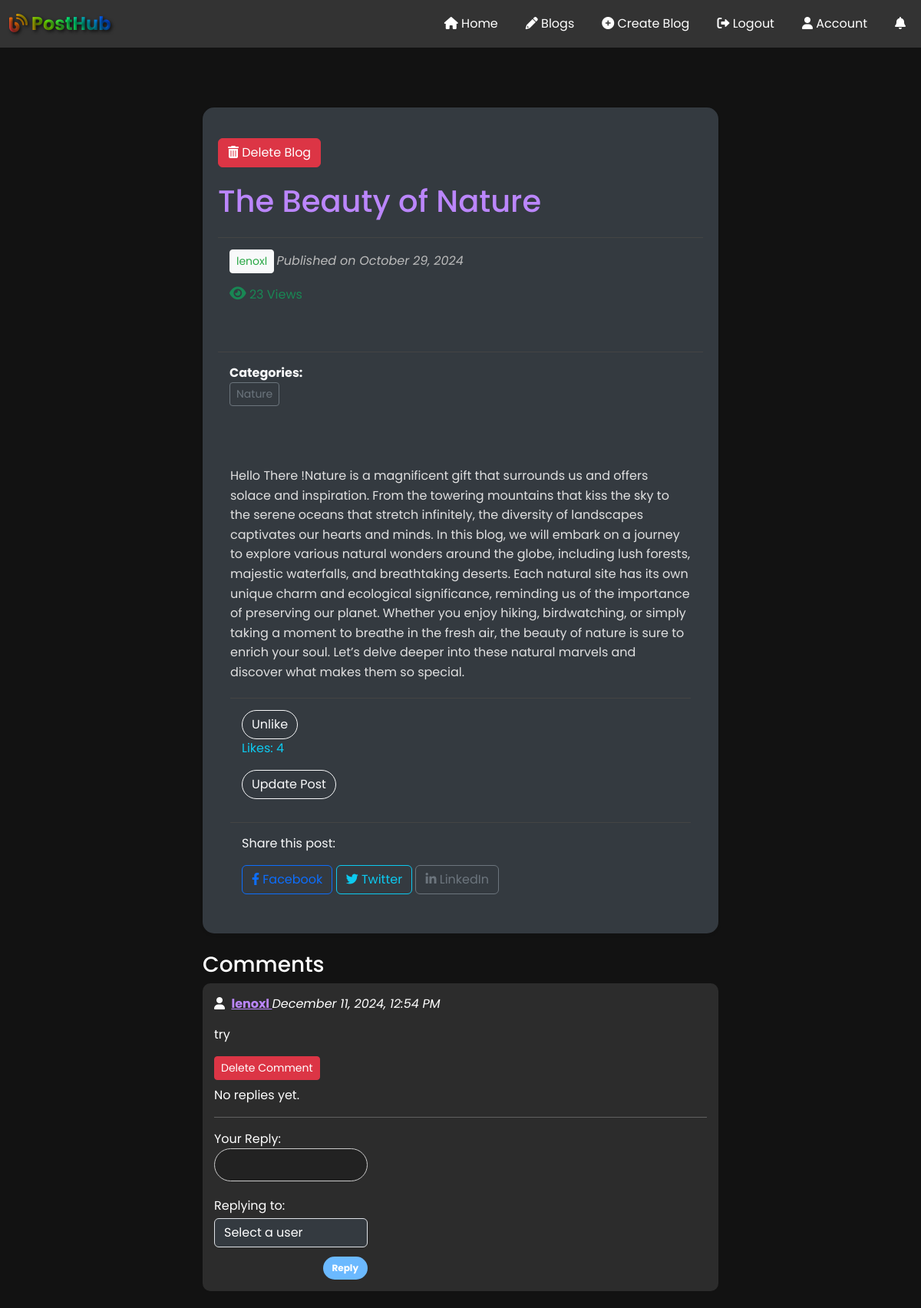
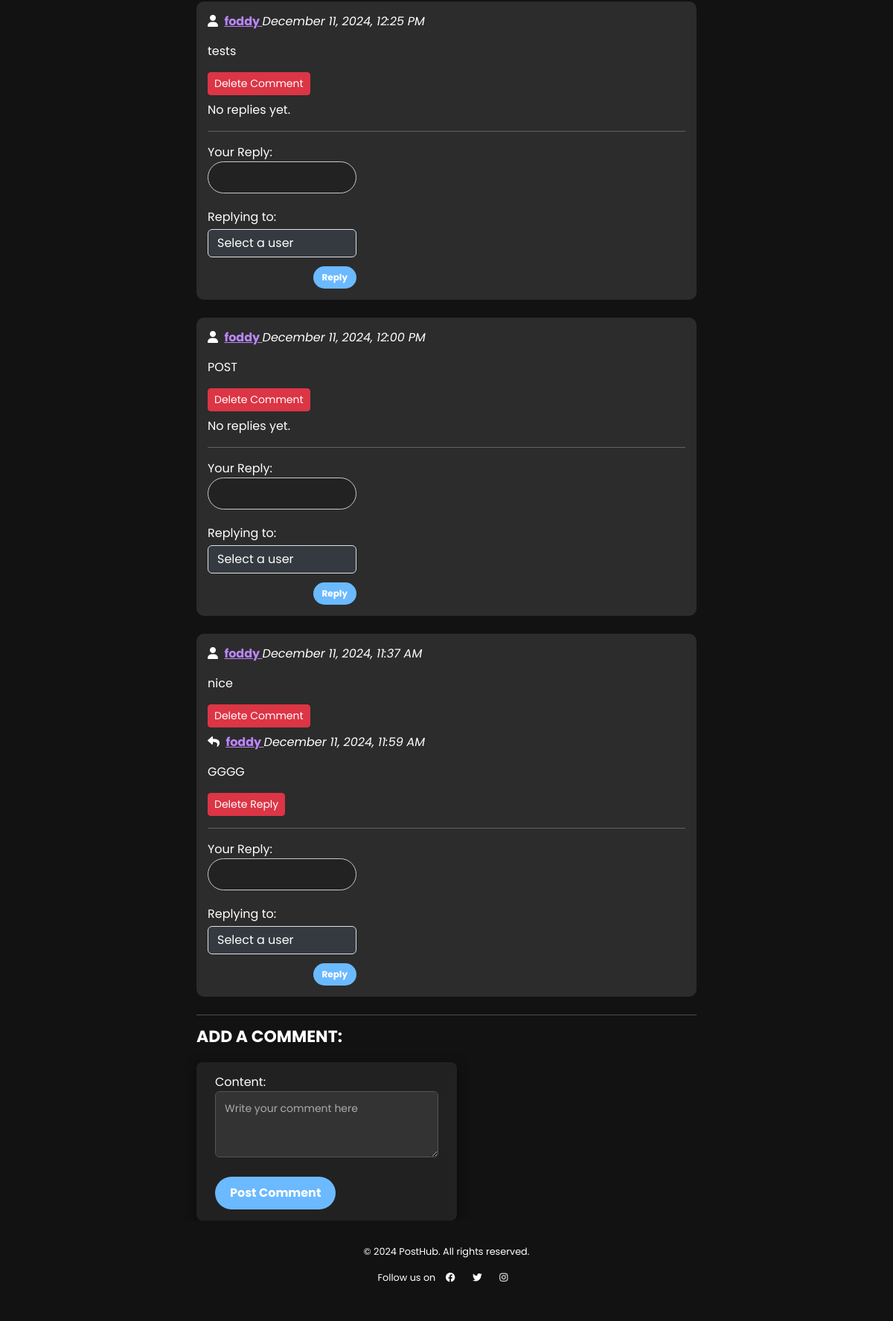
The page /blog/the-beauty-of-nature/ (signed in, upper part) on the database its author committed (2 pictures, top to bottom).
### home/models.py (models this page shows, shortened)
class Blog(models.Model):
    title = models.CharField(max_length=200)
    author = models.ForeignKey(User, on_delete=models.CASCADE)
    banner = models.ImageField(upload_to='blog_banners/', null=True, blank=True)
    slug = models.SlugField(unique=True, blank=True)
    body_content = models.TextField()
    timestamp = models.DateTimeField(auto_now_add=True)
    categories = models.ManyToManyField(Category, related_name='blogs', blank=True)
    tags = models.ManyToManyField(Tag, related_name='blogs', blank=True)
    views_count = models.PositiveIntegerField(default=0)
    featured = models.BooleanField(default=False)
    def save(self, *args, **kwargs):
        super(Blog, self).save(*args, **kwargs)

class Category(models.Model):
    name = models.CharField(max_length=50)
    slug = models.SlugField(unique=True)

class Comment(models.Model):
    blog = models.ForeignKey(Blog, on_delete=models.CASCADE, related_name='comments')
    author = models.ForeignKey(User, on_delete=models.CASCADE)
    content = models.TextField()
    timestamp = models.DateTimeField(auto_now_add=True)

class Reply(models.Model):
    content = models.TextField()
    timestamp = models.DateTimeField(auto_now_add=True)
    author = models.ForeignKey(User, on_delete=models.CASCADE, related_name='replies')
    replied_to = models.ForeignKey(User, on_delete=models.CASCADE, related_name='replied_to_replies', null=True, blank=True)
    comment = models.ForeignKey('Comment', on_delete=models.CASCADE, related_name='replies')

### home/views.py (the view, shortened to what this page needs)
# urls.py: path('blog/<slug:slug>/', views.blog_detail, name='blog_detail'),
@login_required
def blog_detail(request, slug):
    blog = get_object_or_404(Blog, slug=slug)
    blog.views_count += 1
    blog.save()
    comments = Comment.objects.filter(blog=blog).order_by('-timestamp')
    tags = blog.tags.all()
    is_liked = blog.likes.filter(user=request.user).exists()
    comment_form = CommentForm()
    reply_form = ReplyForm()
    unique_users = set()
    for comment in comments:
        for reply in comment.replies.all():
            unique_users.add(reply.author)
    return render(request, 'home/blog_detail.html', {
        'blog': blog,
        'comments': comments,
        'comment_form': comment_form,
        'reply_form': reply_form,
        'tags': tags,
        'is_liked': is_liked,
        'unique_users': unique_users,  # Pass the unique users to the template
    })

### home/forms.py
class CommentForm(forms.ModelForm):
    class Meta:
        model = Comment
        fields = ['content']  # Assuming 'content' is the comment text field in Comment model
        widgets = {
            'content': forms.Textarea(attrs={'class': 'form-control', 'placeholder': 'Write your comment here', 'rows': 3}),
        }

class ReplyForm(forms.ModelForm):
    class Meta:
        model = Reply
        fields = ['content', 'replied_to']  # Add 'replied_to' field here
    content = forms.CharField(label='Your Reply')  # Your reply content
    replied_to = forms.ModelChoiceField(
        queryset=User.objects.all(),  # List all users
        required=False,  # Make this field optional
        widget=forms.HiddenInput()  # Keep it hidden if you're handling this server-side
    )

### home/templates/home/blog_detail.html (shortened to what this page needs)
{% extends "layout.html" %} {% block content %}
<div class="container py-5">
  <div class="row">
    <div class="col-lg-8 mx-auto">
      <div class="card shadow-sm animated-card">
          {% if request.user == blog.author or request.user.is_superuser %}
<form method="POST" style="display: inline;">
    <button type="submit" name="delete_blog" class="btn btn-danger">
        <i class="fas fa-trash-alt"></i> Delete Blog
    </button>
</form>
{% endif %}
        <h1 class="card-title">{{ blog.title }}</h1>
        <div class="author-section mb-3">
          <p>
            <strong>
              <a
                href="{% url 'author_profile' blog.author.id %}"
                class="author-link btn btn-sm btn-light"
                >{{ blog.author.username }}</a
              >
            </strong>
            <em class="published-text"
              >Published on {{ blog.timestamp|date:"F j, Y" }}</em
            >
          </p>
           <p class="text-success">
    <i class="fas fa-eye" style="font-size: 1.2em; transition: transform 0.3s;"></i> {{ blog.views_count }} Views
</p>
        </div>
        <div class="categories-section mb-3">
          <strong>Categories:</strong>
          <ul class="list-inline">
            {% for category in blog.categories.all %}
            <li class="list-inline-item">
              <a
                href="{% url 'category_view' category.slug %}"
                class="btn btn-outline-secondary btn-sm"
                >{{ category.name }}</a
              >
            </li>
            {% empty %}
            <li class="list-inline-item">No categories assigned.</li>
            {% endfor %}
          </ul>
        </div>
        <div class="card-body">
          <p class="card-text">{{ blog.body_content|safe }}</p>
          <div class="likes-section">
            <button
              id="like-button"
              class="btn btn-outline-light"
              data-blog-id="{{ blog.id }}"
            >
              {% if is_liked %}Unlike{% else %}Like{% endif %}
            </button>
            <p id="total-likes" class="text-info">
              Likes: {{ blog.likes.count }}
            </p>
            {% if user == blog.author or user.is_staff %}
      <a href="{% url 'blog_update' slug=blog.slug %}" class="btn btn-outline-light">
        Update Post
      </a>
      {% endif %}
          </div>
          <div class="social-share">
            <p class="text-light">Share this post:</p>
            <a
              href="https://www.facebook.com/sharer/sharer.php?u={{ request.build_absolute_uri }}"
              class="btn btn-outline-primary"
              target="_blank"
            >
              <i class="fab fa-facebook-f"></i> Facebook
            </a>
            <a
              href="https://twitter.com/intent/tweet?url={{ request.build_absolute_uri }}&text={{ blog.title }}"
              class="btn btn-outline-info"
              target="_blank"
            >
              <i class="fab fa-twitter"></i> Twitter
            </a>
            <a
              href="https://www.linkedin.com/shareArticle?mini=true&url={{ request.build_absolute_uri }}&title={{ blog.title }}"
              class="btn btn-outline-secondary"
              target="_blank"
            >
              <i class="fab fa-linkedin-in"></i> LinkedIn
            </a>
          </div>
        </div>
      </div>
<div class="comments-section mt-4">
  <h3>Comments</h3>
  <div id="comments">
    {% for comment in comments %}
    <div class="comment mb-4">
      <p>
        <strong>
          <i class="fas fa-user" style="margin-right: 5px"></i>
          <a href="{% url 'author_profile' comment.author.id %}">
            {{ comment.author.username }}
          </a>
        </strong>
        <em>{{ comment.timestamp|date:"F j, Y, g:i A" }}</em>
      </p>
      <p>{{ comment.content }}</p>
      {% if user == comment.author or user.is_staff %}
        <form method="POST" style="display:inline;">
          <button type="submit" name="delete_comment" class="btn btn-danger btn-sm">
            Delete Comment
          </button>
        </form>
      {% endif %}
<div class="replies ml-4 mt-2">
  {% for reply in comment.replies.all %}
  <div class="reply mb-2">
    <p>
      <strong>
        <i class="fas fa-reply" style="margin-right: 5px"></i>
        <a href="{% url 'author_profile' reply.author.id %}">
          {{ reply.author.username }}
        </a>
      </strong>
      <em>{{ reply.timestamp|date:"F j, Y, g:i A" }}</em>
    </p>
    <p>{{ reply.content }}</p>
    {% if user == reply.author or user.is_staff %}
      <form method="POST" style="display:inline;">
        <button type="submit" name="delete_reply" class="btn btn-danger btn-sm">
          Delete Reply
        </button>
      </form>
    {% endif %}
  </div>
  {% empty %}
  <p>No replies yet.</p>
  {% endfor %}
</div>
<hr>
{% if user.is_authenticated %}
<div class="reply-form">
  <form method="post" class="mt-2">
    {{ reply_form.as_p }}
    {% if unique_users %}
    <label for="replied_to_id">Replying to:</label>
    <select name="replied_to_id" id="replied_to_id" class="form-control">
      <option value="">Select a user</option>
    </select>
    {% else %}
    <p>No replies to show.</p>
    {% endif %}
    <button type="submit" name="reply_form" class="btn-primary btn-sm mt-2">
      Reply
    </button>
  </form>
</div>
{% endif %}
</div>
{% empty %}
<p>No comments yet.</p>
{% endfor %}
</div>
<hr>
  <h4 class="comment-heading">Add a Comment:</h4>
  <form method="post" class="comment-form">
    {{ comment_form.as_p }}
    <button type="submit" name="comment_form" class="btn submit-btn">
      Post Comment
    </button>
  </form>
</div>
{% endblock %}

### templates/layout.html (style rules this page uses)
body { background-color: #121212; color: #ffffff; font-family: "Poppins", sans-serif; }
.container { padding-top: 20px; animation: fadeIn 1.5s ease-in-out; }

### home/templates/home/blog_detail.html (style rules this page uses)
body { background-color: #121212; color: #ffffff; }
.container { padding: 30px; }
.card { background-color: #343a40; border: none; border-radius: 15px; position: relative; overflow: hidden; transition: transform 0.2s, box-shadow 0.3s; box-shadow: 0 0 0 4px transparent; padding: 20px; }
.animated-card { animation: fadeInUp 0.6s ease-in-out; }
.card-title { margin-top: 20px; color: #bb86fc; }
.card-text { line-height: 1.6; color: #e0e0e0; margin-top: 15px; }
.author-section, .likes-section, .social-share, .categories-section { padding: 15px; border-top: 1px solid #444; margin-top: 15px; }
.author-link { color: #28a745; text-decoration: none; transition: color 0.2s; }
.published-text { color: #bbb; }
.categories-section { color: #f8f9fa; }
.btn-outline-light { border-radius: 20px; margin-right: 10px; transition: background-color 0.2s; }
.likes-section { margin-top: 20px; }
.comments-section { margin-top: 40px; }
.comment { background-color: #2c2c2c; border-radius: 10px; padding: 15px; margin-bottom: 15px; }
.comment strong a { color: #bb86fc; }
form { margin-top: 20px; }
.form-control { background-color: #343a40; color: #ffffff; }
.form-control::placeholder { color: #bbb; }
.btn-primary { background-color: #bb86fc; border: none; }
.reply-form form { display: flex; flex-direction: column; width: 200px; gap: 4px; }
.reply-form input[type="text"], .reply-form textarea { width: 100%; max-width: 220px; border: 1px solid #ccc; border-radius: 30px; padding: 10px 15px; font-size: 14px; background-color: #222; outline: none; color: white; resize: none; transition: border-color 0.3s ease, box-shadow 0.3s ease, transform 0.3s ease; animation: bubbleEffect 0.5s ease-out; }
.reply-form button { align-self: flex-end; background-color: #6bb9ff; color: #fff; border: none; border-radius: 20px; padding: 6px 12px; font-size: 12px; font-weight: bold; cursor: pointer; transition: background-color 0.3s ease, transform 0.3s ease; }
.comment-heading { font-size: 22px; font-weight: bold; color: #fff; margin-bottom: 15px; text-transform: uppercase; text-align: left; }
.comment-form { background-color: #212121; padding: 15px 25px; border-radius: 8px; max-width: 350px; margin-left: 0; margin-top: 20px; animation: formSlideIn 0.5s ease-out; box-shadow: 0 4px 15px rgba(0, 0, 0, 0.5); }
.comment-form .form-control { background-color: #333; color: #fff; border: 1px solid #555; border-radius: 6px; padding: 12px; font-size: 14px; margin-bottom: 12px; transition: all 0.3s ease; width: 100%; }
.comment-form .form-control::placeholder { color: #aaa; }
.submit-btn { background-color: #6bb9ff; color: #fff; padding: 10px 20px; border: none; border-radius: 30px; font-size: 16px; font-weight: bold; cursor: pointer; transition: background-color 0.3s ease, transform 0.3s ease; width: auto; margin-top: 10px; }

### rows shown on the page
Blog: title "The Beauty of Nature", author.username "lenoxl", timestamp "October 29, 2024", views_count "23", body_content "Hello There !Nature is a magnificent gift that surrounds us and offers solace and inspiration. From the towering mountains that kiss the sky to the serene oceans that stretch infinitely, the diversity of landscapes captivates our hearts and minds. In this blog, we will embark on a journey to explore various natural wonders around the globe, including lush forests, majestic waterfalls, and breathtaking deserts. Each natural site has its own unique charm and ecological significance, reminding us of the importance of preserving our planet. Whether you enjoy hiking, birdwatching, or simply taking a moment to breathe in the fresh air, the beauty of nature is sure to enrich your soul. Let’s delve…", likes.count "4"
Category: name "Nature"
Comment: author.username "lenoxl", timestamp "December 11, 2024, 12:54 PM", content "try"
Comment: author.username "foddy", timestamp "December 11, 2024, 12:25 PM", content "tests"
Comment: author.username "foddy", timestamp "December 11, 2024, 12:00 PM", content "POST"
Comment: author.username "foddy", timestamp "December 11, 2024, 11:37 AM", content "nice"
Reply: author.username "foddy", timestamp "December 11, 2024, 11:59 AM", content "GGGG"
